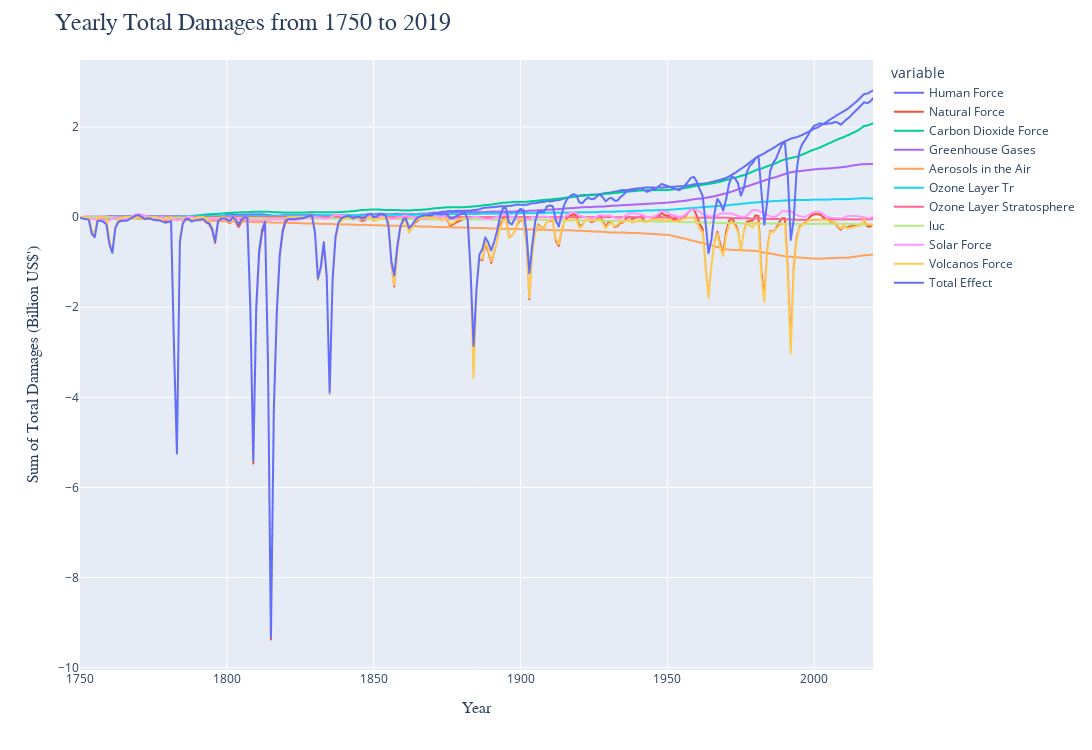

The cell this chart's notebook holds for it:
### Code cell
fig = px.line(forces2.drop(["date", "month"],axis=1).groupby("year").mean().iloc[:-480],
              height=750, width=1500)


fig.update_yaxes(
    title=dict(
        text="Sum of Total Damages (Billion US$')",
        font=dict(
            size=16,
            family="Arial"
        )
    )
)

fig.update_xaxes(
    title_font_family="Arial",
    title=dict(
        text="Year",
        font=dict(
            size=16,
            family="Arial"
        )
    )
)

fig.update_layout(
    title=dict(
        text="Yearly Total Damages from 1750 to 2019",
        font=dict(
            family="Arial",
            size=24
        )
    ),
    hovermode="x unified"
)

fig.show()

### Figure 1 — Plotly figure (JSON) as saved in the notebook; plotly's stock layout.template omitted (floating-point values rounded to 4 significant figures; data arrays with more than 128 entries replaced by an {"elided": "..."} marker saying what was removed)
{"data": [{"hovertemplate": "variable=Human Force<br>year=%{x}<br>value=%{y}<extra></extra>", "legendgroup": "Human Force", "line": {"color": "#636efa", "dash": "solid"}, "mode": "lines", "name": "Human Force", "showlegend": true, "type": "scattergl", "x": {"elided": "271 int values"}, "xaxis": "x", "y": {"elided": "271 float values"}, "yaxis": "y"}, {"hovertemplate": "variable=Natural Force<br>year=%{x}<br>value=%{y}<extra></extra>", "legendgroup": "Natural Force", "line": {"color": "#EF553B", "dash": "solid"}, "mode": "lines", "name": "Natural Force", "showlegend": true, "type": "scattergl", "x": {"elided": "271 int values"}, "xaxis": "x", "y": {"elided": "271 float values"}, "yaxis": "y"}, {"hovertemplate": "variable=Carbon Dioxide Force<br>year=%{x}<br>value=%{y}<extra></extra>", "legendgroup": "Carbon Dioxide Force", "line": {"color": "#00cc96", "dash": "solid"}, "mode": "lines", "name": "Carbon Dioxide Force", "showlegend": true, "type": "scattergl", "x": {"elided": "271 int values"}, "xaxis": "x", "y": {"elided": "271 float values"}, "yaxis": "y"}, {"hovertemplate": "variable=Greenhouse Gases<br>year=%{x}<br>value=%{y}<extra></extra>", "legendgroup": "Greenhouse Gases", "line": {"color": "#ab63fa", "dash": "solid"}, "mode": "lines", "name": "Greenhouse Gases", "showlegend": true, "type": "scattergl", "x": {"elided": "271 int values"}, "xaxis": "x", "y": {"elided": "271 float values"}, "yaxis": "y"}, {"hovertemplate": "variable=Aerosols in the Air<br>year=%{x}<br>value=%{y}<extra></extra>", "legendgroup": "Aerosols in the Air", "line": {"color": "#FFA15A", "dash": "solid"}, "mode": "lines", "name": "Aerosols in the Air", "showlegend": true, "type": "scattergl", "x": {"elided": "271 int values"}, "xaxis": "x", "y": {"elided": "271 float values"}, "yaxis": "y"}, {"hovertemplate": "variable=Ozone Layer Tr<br>year=%{x}<br>value=%{y}<extra></extra>", "legendgroup": "Ozone Layer Tr", "line": {"color": "#19d3f3", "dash": "solid"}, "mode": "lines", "name": "Ozone Layer Tr", "showlegend": true, "type": "scattergl", "x": {"elided": "271 int values"}, "xaxis": "x", "y": {"elided": "271 float values"}, "yaxis": "y"}, {"hovertemplate": "variable=Ozone Layer Stratosphere<br>year=%{x}<br>value=%{y}<extra></extra>", "legendgroup": "Ozone Layer Stratosphere", "line": {"color": "#FF6692", "dash": "solid"}, "mode": "lines", "name": "Ozone Layer Stratosphere", "showlegend": true, "type": "scattergl", "x": {"elided": "271 int values"}, "xaxis": "x", "y": {"elided": "271 float values"}, "yaxis": "y"}, {"hovertemplate": "variable=luc<br>year=%{x}<br>value=%{y}<extra></extra>", "legendgroup": "luc", "line": {"color": "#B6E880", "dash": "solid"}, "mode": "lines", "name": "luc", "showlegend": true, "type": "scattergl", "x": {"elided": "271 int values"}, "xaxis": "x", "y": {"elided": "271 float values"}, "yaxis": "y"}, {"hovertemplate": "variable=Solar Force<br>year=%{x}<br>value=%{y}<extra></extra>", "legendgroup": "Solar Force", "line": {"color": "#FF97FF", "dash": "solid"}, "mode": "lines", "name": "Solar Force", "showlegend": true, "type": "scattergl", "x": {"elided": "271 int values"}, "xaxis": "x", "y": {"elided": "271 float values"}, "yaxis": "y"}, {"hovertemplate": "variable=Volcanos Force<br>year=%{x}<br>value=%{y}<extra></extra>", "legendgroup": "Volcanos Force", "line": {"color": "#FECB52", "dash": "solid"}, "mode": "lines", "name": "Volcanos Force", "showlegend": true, "type": "scattergl", "x": {"elided": "271 int values"}, "xaxis": "x", "y": {"elided": "271 float values"}, "yaxis": "y"}, {"hovertemplate": "variable=Total Effect<br>year=%{x}<br>value=%{y}<extra></extra>", "legendgroup": "Total Effect", "line": {"color": "#636efa", "dash": "solid"}, "mode": "lines", "name": "Total Effect", "showlegend": true, "type": "scattergl", "x": {"elided": "271 int values"}, "xaxis": "x", "y": {"elided": "271 float values"}, "yaxis": "y"}], "layout": {"height": 750, "hovermode": "x unified", "legend": {"title": {"text": "variable"}, "tracegroupgap": 0}, "margin": {"t": 60}, "title": {"font": {"family": "Arial", "size": 24}, "text": "Yearly Total Damages from 1750 to 2019"}, "width": 1500, "xaxis": {"anchor": "y", "domain": [0, 1], "title": {"font": {"family": "Arial", "size": 16}, "text": "Year"}}, "yaxis": {"anchor": "x", "domain": [0, 1], "title": {"font": {"family": "Arial", "size": 16}, "text": "Sum of Total Damages (Billion US$')"}}}}
